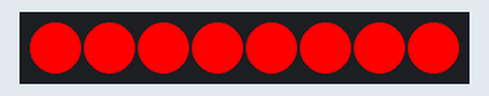
This sketch was run on a simulated Arduino Uno, built with avr-gcc and run on an emulated ATmega328P. Parts: 8 RGB LEDs in strip order, left to right. The strip is taken to match the declared colour order.

Above: at 0.1 s.
At 10.1 s:
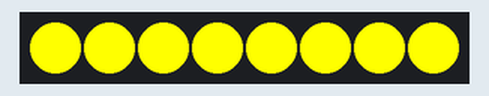
At 25.1 s:
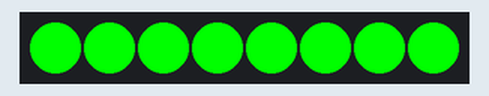
At 35.1 s:
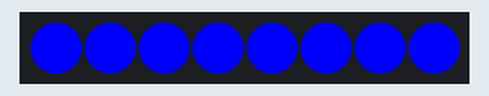
Timing chart, 0 to 36.6 s (numbered marks = the images above):
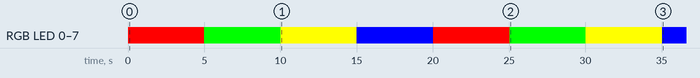

Measured:
- by itself, RGB LED 0–7: off → RGB(255, 0, 0) at 0.00 s, → RGB(0, 255, 0) 5.0 s later, → RGB(255, 255, 0) 5.0 s later, → RGB(0, 0, 255) 5.0 s later, … (8 changes in this stretch)
- what the display in image 1 shows lasts 5.0 s, from 10.0 s to 15.0 s

The sketch:

test_led.ino
```cpp
#include <Adafruit_NeoPixel.h>

int pin = A2;      // Data pin for the NeoPixel array
int numPixels = 8; // Define the number of NeoPixels on the board

// NeoPixel color format & data rate.
// We have an RGBW pixel array (there is colour and a white pixel).
int pixelFormat = NEO_RGBW + NEO_KHZ800;

// Create a pointer for the NeoPixel object (must be outside all functions)
Adafruit_NeoPixel *pixels;

// Function Decleration
void lights_setup();
void red_LED();
void green_LED();
void green_LED_Flash();
void yel_LED();
void blue_LED();


void setup() {
  // put your setup code here, to run once:
  // Then create a new NeoPixel object dynamically with these values:
  pixels = new Adafruit_NeoPixel(numPixels, pin, pixelFormat);

  // Initialize NeoPixel strip object
  pixels->begin();

}

void loop() {
  // put your main code here, to run repeatedly:
  red_LED();
  green_LED();
  yel_LED();
  blue_LED();


}


// Make NeoPixel Red
void red_LED()
{
    pixels->clear(); // Set all pixel colors to 'off'
    for (int i = 0; i < numPixels; i++) { // For each pixel...

        // set pixel to blue
        pixels->setPixelColor(i, pixels->Color(255, 0, 0, 0));

        pixels->show(); // Send the updated pixel colors to the hardware.

    }
    delay(5000);
    return;
}

// Make NeoPixel Green
void green_LED()
{
    pixels->clear(); // Set all pixel colors to 'off'
    for (int i = 0; i < numPixels; i++) { // For each pixel...

        // set pixel to blue
        pixels->setPixelColor(i, pixels->Color(0, 255, 0, 0));

        pixels->show(); // Send the updated pixel colors to the hardware.

    }
    delay(5000);
    return;
}

// Make NeoPixel Yellow
void yel_LED()
{
    pixels->clear(); // Set all pixel colors to 'off'
    for (int i = 0; i < numPixels; i++) { // For each pixel...

        // set pixel to blue
        pixels->setPixelColor(i, pixels->Color(255, 255, 0, 0));

        pixels->show(); // Send the updated pixel colors to the hardware.

    }
    delay(5000);
    return;
}

// Make NeoPixel Blue
void blue_LED()
{
    pixels->clear(); // Set all pixel colors to 'off'
    for (int i = 0; i < numPixels; i++) { // For each pixel...

        // set pixel to blue
        pixels->setPixelColor(i, pixels->Color(0, 0, 255, 0));

        pixels->show(); // Send the updated pixel colors to the hardware.

    }

    delay(5000);
    return;
}
```
